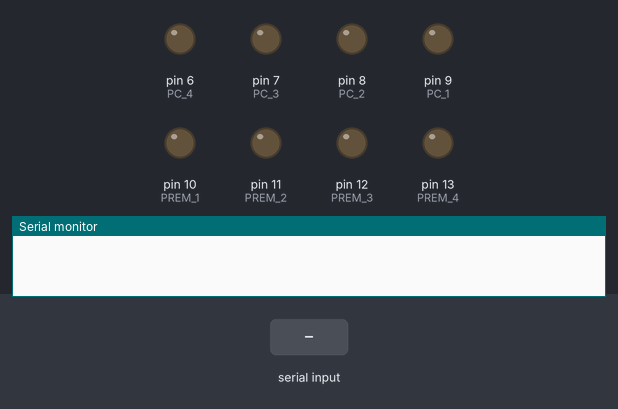
The sketch below on a simulated Arduino Uno, built with avr-gcc and run on an emulated ATmega328P. Shown: output pins drawn as LEDs (lit = HIGH), the last lines printed to the serial monitor. The inputs (shaded band) are chosen by the test bench.

Above: at 1.2 s.
1.3 s: "2\n" received over Serial
At 2.5 s:
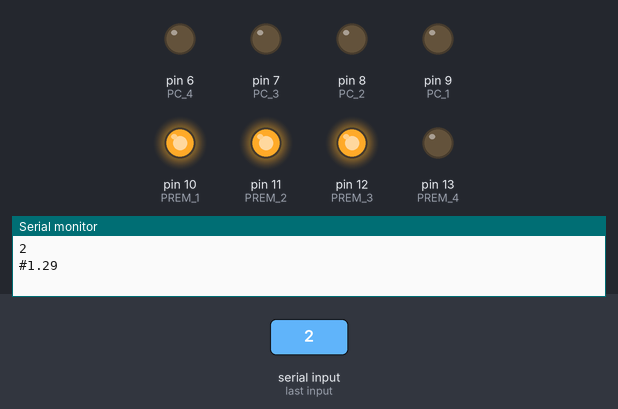
2.8 s: "3\n" received over Serial
At 3.8 s:
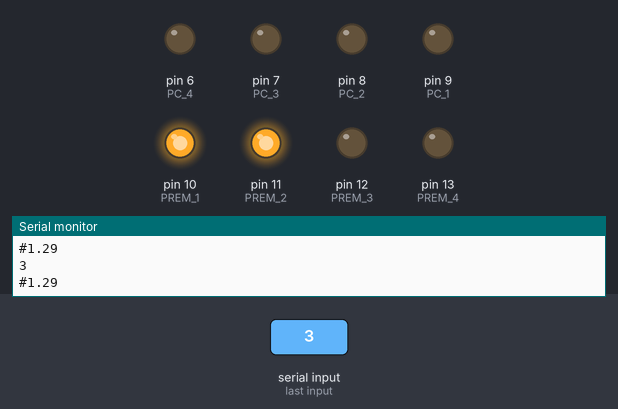
4.3 s: "4\n" received over Serial
At 4.9 s:
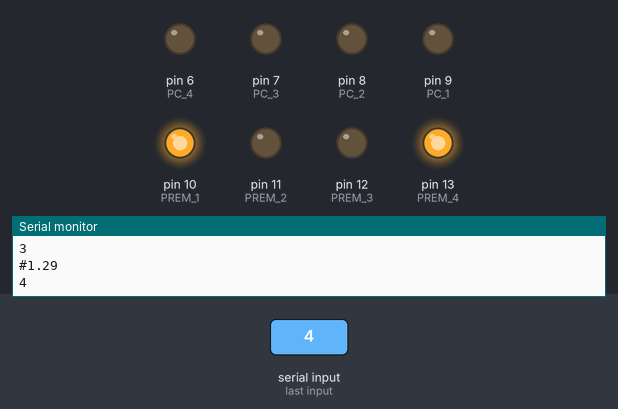
5.8 s: "5\n" received over Serial
At 6.1 s:
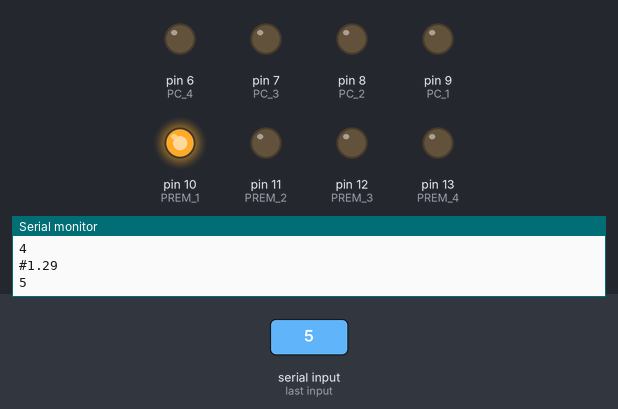
7.3 s: "1\n" received over Serial
At 8.4 s:
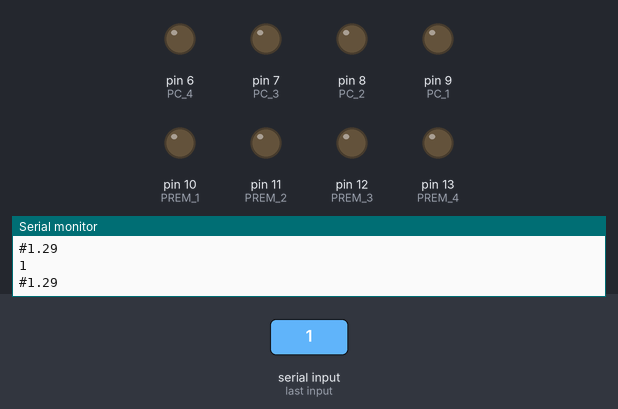
Timing chart, 0 to 9.8 s (numbered marks = the images above; inputs shaded):
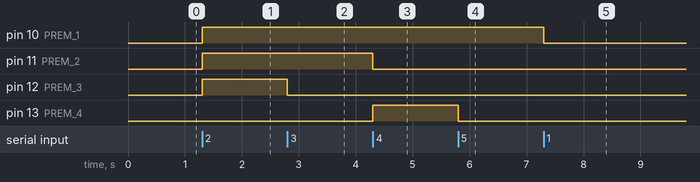

Measured:
- after the input at 1.3 s, pin 10 (PREM_1), pin 11 (PREM_2), pin 12 (PREM_3): LOW → HIGH at once
- after the input at 2.8 s, pin 12 (PREM_3): HIGH → LOW at once
- after the input at 4.3 s, pin 11 (PREM_2): HIGH → LOW at once; pin 13 (PREM_4): LOW → HIGH at once
- after the input at 5.8 s, pin 13 (PREM_4): HIGH → LOW at once
- after the input at 7.3 s, pin 10 (PREM_1): HIGH → LOW at once

The sketch:

sketch_dec11a.ino
```cpp
//Реле на ПРЭМ
#define PREM_4 13
#define PREM_3 12
#define PREM_2 11
#define PREM_1 10
//Реле на Питерфлоу РС
#define PC_4 6
#define PC_3 7
#define PC_2 8
#define PC_1 9

void setup() {
  //Реле на ПРЭМ
  pinMode(PREM_4, 1);
  pinMode(PREM_3, 1);
  pinMode(PREM_2, 1);
  pinMode(PREM_1, 1);
  //Реле на Питерфлоу РС
  pinMode(PC_4, 1);
  pinMode(PC_3, 1);
  pinMode(PC_2, 1);
  pinMode(PC_1, 1);

  Serial.begin(115200);

}

void loop() {
    if (Serial.available() > 0){
      int dataIn = Serial.parseInt();
      if (dataIn <= 5){
        switch (dataIn){
        case 0: //sf
          Serial.println("#1.29");
          break;
        case 1: //10
          digitalWrite(PREM_1, 0);
          digitalWrite(PREM_2, 0);
          digitalWrite(PREM_3, 0);
          digitalWrite(PREM_4, 0);
          Serial.println(dataIn);
          break;
        case 2: //8
          digitalWrite(PREM_1, 1);
          digitalWrite(PREM_2, 1);
          digitalWrite(PREM_3, 1);
          digitalWrite(PREM_4, 0);
          Serial.println(dataIn);
          break;
        case 3:
          digitalWrite(PREM_1, 1);
          digitalWrite(PREM_2, 1);
          digitalWrite(PREM_3, 0);
          digitalWrite(PREM_4, 0);
          Serial.println(dataIn);
          break;
        case 4:
          digitalWrite(PREM_1, 1);
          digitalWrite(PREM_2, 0);
          digitalWrite(PREM_3, 0);
          digitalWrite(PREM_4, 1);
          Serial.println(dataIn);
          break;
        case 5:
          digitalWrite(PREM_1, 1);
          digitalWrite(PREM_2, 0);
          digitalWrite(PREM_3, 0);
          digitalWrite(PREM_4, 0);
          Serial.println(dataIn);
          break;
        }
      }else if (dataIn >= 6){
        switch (dataIn){
        case 6:
          digitalWrite(PC_1, 0);
          digitalWrite(PC_2, 0);
          digitalWrite(PC_3, 0);
          digitalWrite(PC_4, 0);
          Serial.println(dataIn);
          break;
        case 7:
          digitalWrite(PC_1, 1);
          digitalWrite(PC_2, 1);
          digitalWrite(PC_3, 1);
          digitalWrite(PC_4, 0);
          Serial.println(dataIn);
          break;
        case 8:
          digitalWrite(PC_1, 1);
          digitalWrite(PC_2, 1);
          digitalWrite(PC_3, 0);
          digitalWrite(PC_4, 0);
          Serial.println(dataIn);
          break;
        case 9:
          digitalWrite(PC_1, 1);
          digitalWrite(PC_2, 0);
          digitalWrite(PC_3, 0);
          digitalWrite(PC_4, 1);
          Serial.println(dataIn);
          break;
        case 10:
          digitalWrite(PC_1, 1);
          digitalWrite(PC_2, 0);
          digitalWrite(PC_3, 0);
          digitalWrite(PC_4, 0);
          Serial.println(dataIn);
          break;

        }
      }
    }

}

// 2 4   прэм
// 1 3 5

// 1 5
// 2 3 4 плата
```
